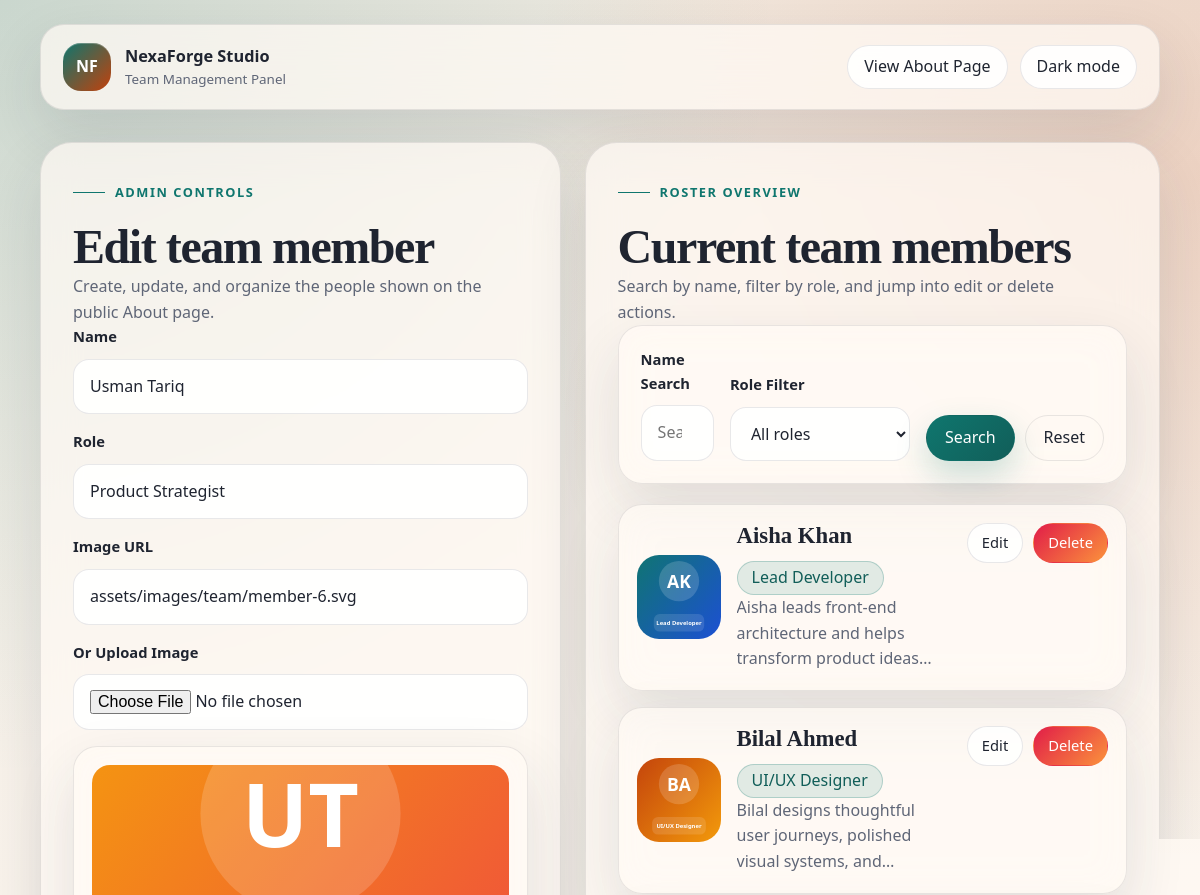
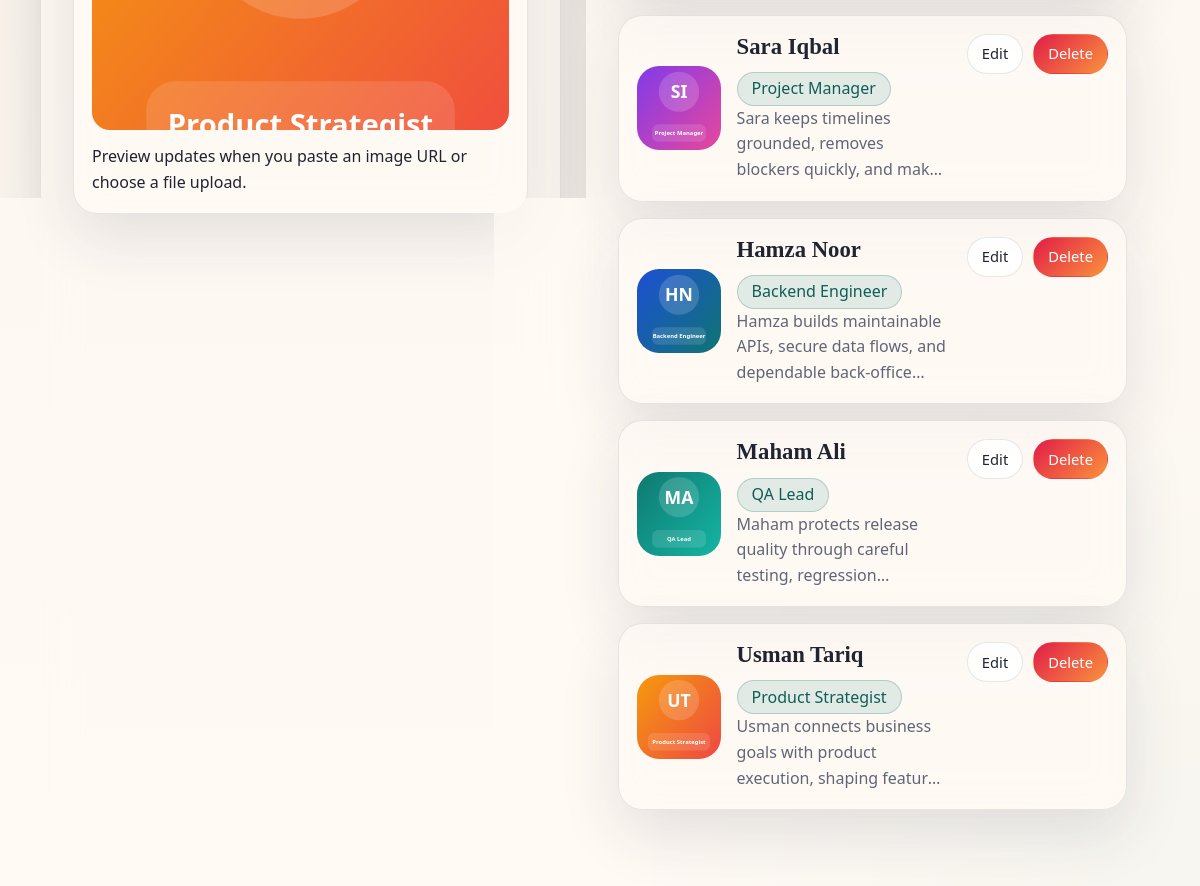
Page /Task-02/admin/index.php?edit=6 on the committed database (2 pictures, top to bottom).
### tables this page shows
CREATE TABLE team_members (
    id INT UNSIGNED NOT NULL AUTO_INCREMENT,
    name VARCHAR(120) NOT NULL,
    role VARCHAR(100) NOT NULL,
    profile_image VARCHAR(255) NOT NULL,
    bio TEXT NOT NULL,
    linkedin_url VARCHAR(255) DEFAULT NULL,
    github_url VARCHAR(255) DEFAULT NULL,
    display_order INT NOT NULL DEFAULT 0,
    created_at TIMESTAMP NOT NULL DEFAULT CURRENT_TIMESTAMP,
    updated_at TIMESTAMP NOT NULL DEFAULT CURRENT_TIMESTAMP ON UPDATE CURRENT_TIMESTAMP,
    PRIMARY KEY (id)
);

### Task-02/includes/functions.php (called while the page is built, shortened)
<?php
function startsWith(string $haystack, string $needle): bool
{
    return $needle === '' || strpos($haystack, $needle) === 0;
}
function endsWith(string $haystack, string $needle): bool
{
    return substr($haystack, -strlen($needle)) === $needle;
}
function loadDatabaseConfig(): array
{
    static $config = null;
    if ($config === null) {
        $config = require __DIR__ . '/../config/database.php';
    }
    return $config;
}
function db(): PDO
{
    static $pdo = null;
    if ($pdo instanceof PDO) {
        return $pdo;
    }
    $config = loadDatabaseConfig();
    $dsn = sprintf(
        'mysql:host=%s;port=%s;dbname=%s;charset=%s',
        $config['host'],
        $config['port'],
        $config['database'],
        $config['charset']
    );
    $pdo = new PDO(
        $dsn,
        $config['username'],
        $config['password'],
        [
            PDO::ATTR_ERRMODE => PDO::ERRMODE_EXCEPTION,
            PDO::ATTR_DEFAULT_FETCH_MODE => PDO::FETCH_ASSOC,
            PDO::ATTR_EMULATE_PREPARES => false,
        ]
    );
    return $pdo;
}
function baseUrl(): string
{
    static $baseUrl = null;
    if ($baseUrl !== null) {
        return $baseUrl;
    }
    $scriptName = str_replace('\\', '/', $_SERVER['SCRIPT_NAME'] ?? '');
    $directory = rtrim(str_replace('\\', '/', dirname($scriptName)), '/.');
    if ($directory !== '' && endsWith($directory, '/admin')) {
        $directory = substr($directory, 0, -6);
    }
    $baseUrl = $directory === '' ? '' : $directory;
    return $baseUrl;
}
function route(string $path = ''): string
{
    $base = baseUrl();
    $normalizedPath = ltrim($path, '/');
    return ($base !== '' ? $base : '') . '/' . $normalizedPath;
}
function escape(?string $value): string
{
    return htmlspecialchars((string) $value, ENT_QUOTES, 'UTF-8');
}
function normalizeText(?string $value): string
{
    return trim((string) $value);
}
function isAbsoluteUrl(string $value): bool
{
    return (bool) preg_match('#^(https?:)?//#i', $value) || startsWith($value, 'data:');
}
function defaultProfileImage(): string
{
    return 'assets/images/team/default-avatar.svg';
}
function resolveImageUrl(?string $path): string
{
    $candidate = trim((string) $path);
    return isAbsoluteUrl($candidate) ? $candidate : route(ltrim($candidate, '/'));
}
function getOldInput(): array
{
    $oldInput = $_SESSION['old_input'] ?? [];
    return is_array($oldInput) ? $oldInput : [];
}
function fetchTeamMembers(array $filters = []): array
{
    $sql = 'SELECT * FROM team_members WHERE 1 = 1';
    $params = [];
    $sql .= ' ORDER BY display_order ASC, name ASC';
    $statement = db()->prepare($sql);
    $statement->execute($params);
    return $statement->fetchAll();
}
function findTeamMember(int $id): ?array
{
    $statement = db()->prepare('SELECT * FROM team_members WHERE id = :id LIMIT 1');
    $statement->execute(['id' => $id]);
    $member = $statement->fetch();
    return $member ?: null;
}
function mergeMemberFormData(?array $member, array $oldInput): array
{
    $defaults = [
        'id' => '',
        'name' => '',
        'role' => '',
        'image_url' => '',
        'bio' => '',
        'linkedin_url' => '',
        'github_url' => '',
        'display_order' => '0',
    ];
    $memberData = [
        'id' => isset($member['id']) ? (string) $member['id'] : '',
        'name' => isset($member['name']) ? (string) $member['name'] : '',
        'role' => isset($member['role']) ? (string) $member['role'] : '',
        'image_url' => isset($member['profile_image']) ? (string) $member['profile_image'] : '',
        'bio' => isset($member['bio']) ? (string) $member['bio'] : '',
        'linkedin_url' => isset($member['linkedin_url']) ? (string) $member['linkedin_url'] : '',
        'github_url' => isset($member['github_url']) ? (string) $member['github_url'] : '',
        'display_order' => isset($member['display_order']) ? (string) $member['display_order'] : '0',
    ];
    return array_merge($defaults, $memberData, $oldInput);
}

### Task-02/admin/index.php (the view, shortened to what this page needs)
<?php
$oldInput = getOldInput();
$editId = filter_input(INPUT_GET, 'edit', FILTER_VALIDATE_INT);
$search = normalizeText($_GET['search'] ?? '');
$selectedRole = normalizeText($_GET['role'] ?? '');
$editMember = null;
$members = [];
$dbError = null;
$fallbackImage = resolveImageUrl(defaultProfileImage());
try {
    if ($editId) {
        $editMember = findTeamMember($editId);
    }
    $members = fetchTeamMembers([
        'search' => $search,
        'role' => $selectedRole,
    ]);
} catch (Throwable $exception) {
    $dbError = 'Database connection failed. Import database/team_management.sql and update config/database.php before using the admin panel.';
}
$formData = mergeMemberFormData($editMember, $oldInput);
$isEditing = $formData['id'] !== '';
?>
<!DOCTYPE html>
<html lang="en">
<head>
    <link rel="stylesheet" href="<?= escape(route('assets/css/styles.css')) ?>">
</head>
<body class="page-admin">
    <div class="site-shell">
        <header class="topbar container reveal">
            <a class="brand" href="<?= escape(route('about.php')) ?>">
                <span class="brand-mark">NF</span>
                <span>
                    <strong>NexaForge Studio</strong>
                    <small>Team Management Panel</small>
                </span>
            </a>
            <div class="topbar-actions">
                <a class="ghost-link" href="<?= escape(route('about.php')) ?>">View About Page</a>
                <button type="button" class="theme-toggle" data-theme-toggle aria-label="Toggle color theme">
                    <span data-theme-label>Dark mode</span>
                </button>
            </div>
        </header>
        <main class="container admin-layout">
            <section class="admin-panel reveal">
                <div class="panel-heading">
                    <p class="eyebrow">Admin Controls</p>
                    <h1><?= $isEditing ? 'Edit team member' : 'Add a new team member' ?></h1>
                    <p>Create, update, and organize the people shown on the public About page.</p>
                </div>
                <?php if ($dbError !== null): ?>
                    <div class="notice error"><?= escape($dbError) ?></div>
                <?php else: ?>
                    <form
                        class="admin-form"
                        action="<?= escape(route('admin/save_member.php')) ?>"
                        method="post"
                        enctype="multipart/form-data"
                    >
                        <label class="field">
                            <span>Name</span>
                            <input type="text" name="name" value="<?= escape((string) $formData['name']) ?>" required>
                        </label>
                        <label class="field">
                            <span>Role</span>
                            <input type="text" name="role" value="<?= escape((string) $formData['role']) ?>" placeholder="Developer, Designer, Manager..." required>
                        </label>
                        <label class="field">
                            <span>Image URL</span>
                            <input type="text" name="image_url" value="<?= escape((string) $formData['image_url']) ?>" placeholder="https://example.com/photo.jpg">
                        </label>
                        <label class="field">
                            <span>Or Upload Image</span>
                            <input type="file" name="image_file" accept=".jpg,.jpeg,.png,.gif,.webp,.svg,image/*" data-image-upload>
                        </label>
                        <div class="image-preview-card">
                            <img
                                src="<?= escape(resolveImageUrl((string) $formData['image_url'])) ?>"
                                alt="Team member preview"
                                data-image-preview
                                data-fallback="<?= escape($fallbackImage) ?>"
                            >
                            <p>Preview updates when you paste an image URL or choose a file upload.</p>
                        </div>
                        <label class="field">
                            <span>Short Bio</span>
                            <textarea name="bio" rows="5" required><?= escape((string) $formData['bio']) ?></textarea>
                        </label>
                        <label class="field">
                            <span>LinkedIn URL</span>
                            <input type="text" name="linkedin_url" value="<?= escape((string) $formData['linkedin_url']) ?>" placeholder="https://linkedin.com/in/username">
                        </label>
                        <label class="field">
                            <span>GitHub URL</span>
                            <input type="text" name="github_url" value="<?= escape((string) $formData['github_url']) ?>" placeholder="https://github.com/username">
                        </label>
                        <label class="field">
                            <span>Display Order</span>
                            <input type="number" name="display_order" value="<?= escape((string) $formData['display_order']) ?>" min="0" step="1">
                        </label>
                        <div class="button-row">
                            <button class="button primary" type="submit"><?= $isEditing ? 'Update member' : 'Add member' ?></button>
                            <a class="button subtle" href="<?= escape(route('admin/index.php')) ?>">Reset form</a>
                        </div>
                    </form>
                <?php endif; ?>
            </section>
            <section class="member-manager reveal">
                <div class="panel-heading">
                    <p class="eyebrow">Roster Overview</p>
                    <h2>Current team members</h2>
                    <p>Search by name, filter by role, and jump into edit or delete actions.</p>
                </div>
                <?php if ($dbError === null): ?>
                    <form class="filter-bar compact" method="get" action="<?= escape(route('admin/index.php')) ?>">
                        <label class="field">
                            <span>Name Search</span>
                            <input type="search" name="search" value="<?= escape($search) ?>" placeholder="Search by name">
                        </label>
                        <label class="field">
                            <span>Role Filter</span>
                            <select name="role">
                                <option value="">All roles</option>
                            </select>
                        </label>
                        <div class="filter-actions">
                            <button class="button primary" type="submit">Search</button>
                            <a class="button subtle" href="<?= escape(route('admin/index.php')) ?>">Reset</a>
                        </div>
                    </form>
                    <?php if ($members === []): ?>
                        <div class="empty-state">
                            <h3>No team members found</h3>
                            <p>Add a member with the form or adjust the search criteria.</p>
                        </div>
                    <?php else: ?>
                        <div class="admin-list">
                            <?php foreach ($members as $member): ?>
                                <article class="member-row">
                                    <div class="member-row-main">
                                        <img
                                            class="member-thumb"
                                            src="<?= escape(resolveImageUrl($member['profile_image'] ?? '')) ?>"
                                            alt="<?= escape((string) ($member['name'] ?? '')) ?>"
                                            loading="lazy"
                                            data-fallback="<?= escape($fallbackImage) ?>"
                                        >
                                        <div>
                                            <div class="member-row-header">
                                                <h3><?= escape((string) ($member['name'] ?? '')) ?></h3>
                                                <span class="role-chip"><?= escape((string) ($member['role'] ?? '')) ?></span>
                                            </div>
                                            <p class="member-snippet"><?= escape((string) ($member['bio'] ?? '')) ?></p>
                                        </div>
                                    </div>
                                    <div class="member-row-actions">
                                        <a class="button secondary small" href="<?= escape(route('admin/index.php?edit=' . (int) $member['id'])) ?>">Edit</a>
                                        <form method="post" action="<?= escape(route('admin/delete_member.php')) ?>" data-delete-form>
                                            <button class="button danger small" type="submit">Delete</button>
                                        </form>
                                    </div>
                                </article>
                            <?php endforeach; ?>
                        </div>
                    <?php endif; ?>
                <?php else: ?>
                    <div class="notice error"><?= escape($dbError) ?></div>
                <?php endif; ?>
            </section>
        </main>
    </div>
</body>
</html>

### rows in the picture
team_members: name "Usman Tariq", role "Product Strategist", image_url "assets/images/team/member-6.svg", profile_image (picture), bio "Usman connects business goals with product execution, shaping feature priorities and roadmap decisions with clarity and measurable intent.", linkedin_url "https://linkedin.com/in/usman-tariq", github_url "https://github.com/usmantariq", display_order "6", bio "Usman connects business goals with product execution, shaping…"
team_members: profile_image (picture), name "Aisha Khan", role "Lead Developer", bio "Aisha leads front-end architecture and helps transform product…"
team_members: profile_image (picture), name "Bilal Ahmed", role "UI/UX Designer", bio "Bilal designs thoughtful user journeys, polished visual systems,…"
team_members: profile_image (picture), name "Sara Iqbal", role "Project Manager", bio "Sara keeps timelines grounded, removes blockers quickly, and…"
team_members: profile_image (picture), name "Hamza Noor", role "Backend Engineer", bio "Hamza builds maintainable APIs, secure data flows, and dependable…"
team_members: profile_image (picture), name "Maham Ali", role "QA Lead", bio "Maham protects release quality through careful testing,…"
